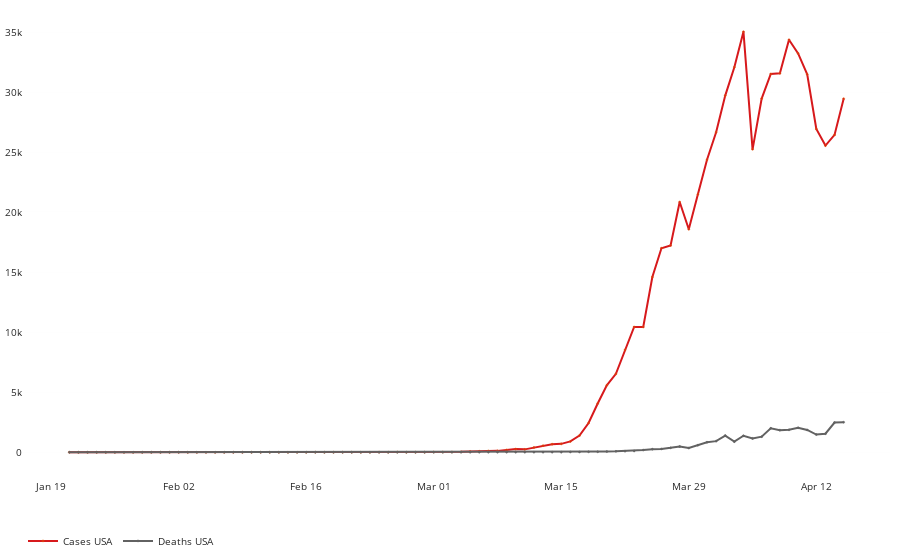

Write notebook code for a chart like this one.
### Code cell
import plotly.graph_objects as go
fig_daily = go.Figure()

# Add traces
fig_daily.add_trace(go.Scatter(x=new.index, y=new.case_increase,
                    mode='lines+markers',
                               name='Cases USA',
                         marker=dict(size=2, color='#d7191c',
                                            line=dict(width=.5, color='#e36209')),
                                text=total.index,
                                hovertext=['New Cases<br>{:,d}<br>'.format(
                                    int(i)) for i in new.case_increase],
                                hovertemplate='<b>%{text}</b><br></br>' +
                                              '%{hovertext}' +
                                              '<extra></extra>'
                        
                        
                        
                        ))

fig_daily.add_trace(go.Scatter(x=new.index, y=new.death_increase,
                    mode='lines+markers',
                               name = 'Deaths USA',
                         marker=dict(size=2, color='#626262',
                                            line=dict(width=.5, color='#626262')),
                                text=total.index,
                                hovertext=['New Deaths<br>{:,d}<br>'.format(
                                    int(i)) for i in new.death_increase],
                                hovertemplate='<b>%{text}</b><br></br>' +
                                              '%{hovertext}' +
                                              '<extra></extra>'
                              ))
fig_daily.update_layout(
    margin=go.layout.Margin(
        l=10,
        r=10,
        b=10,
        t=5,
        pad=0
    ),
    yaxis=dict(
        showline=False, linecolor='#272e3e',
        zeroline=False,
        # showgrid=False,
        gridcolor='rgba(203, 210, 211,.3)',
        gridwidth=.1,
        #tickmode='array',
        # Set tick range based on the maximum number
        #tickvals=tickList,
        # Set tick label accordingly
        #ticktext=["{:.0f}k".format(i/1000) for i in tickList]
    ),
#    yaxis_title="Total Confirmed Case Number",
    xaxis=dict(
        showline=False, linecolor='#272e3e',
        showgrid=False,
        gridcolor='rgba(203, 210, 211,.3)',
        gridwidth=.1,
        zeroline=False
    ),
    xaxis_tickformat='%b %d',
#     hovermode='x',
    legend_orientation="h",
    # legend=dict(x=.02, y=.95, bgcolor="rgba(0,0,0,0)",),
    plot_bgcolor='#ffffff',
    paper_bgcolor='#ffffff',
    font=dict(color='#292929', size=10)
)


fig_daily.show()

### Figure 1 — Plotly figure (JSON) as saved in the notebook; plotly's stock layout.template omitted (floating-point values rounded to 4 significant figures)
{"data": [{"hovertemplate": "<b>%{text}</b><br></br>%{hovertext}<extra></extra>", "hovertext": ["New Cases<br>0<br>", "New Cases<br>0<br>", "New Cases<br>0<br>", "New Cases<br>1<br>", "New Cases<br>1<br>", "New Cases<br>2<br>", "New Cases<br>0<br>", "New Cases<br>0<br>", "New Cases<br>0<br>", "New Cases<br>1<br>", "New Cases<br>1<br>", "New Cases<br>1<br>", "New Cases<br>3<br>", "New Cases<br>0<br>", "New Cases<br>0<br>", "New Cases<br>1<br>", "New Cases<br>0<br>", "New Cases<br>0<br>", "New Cases<br>0<br>", "New Cases<br>0<br>", "New Cases<br>1<br>", "New Cases<br>0<br>", "New Cases<br>1<br>", "New Cases<br>1<br>", "New Cases<br>0<br>", "New Cases<br>0<br>", "New Cases<br>0<br>", "New Cases<br>10<br>", "New Cases<br>0<br>", "New Cases<br>0<br>", "New Cases<br>2<br>", "New Cases<br>3<br>", "New Cases<br>0<br>", "New Cases<br>0<br>", "New Cases<br>13<br>", "New Cases<br>2<br>", "New Cases<br>15<br>", "New Cases<br>0<br>", "New Cases<br>5<br>", "New Cases<br>5<br>", "New Cases<br>18<br>", "New Cases<br>16<br>", "New Cases<br>21<br>", "New Cases<br>36<br>", "New Cases<br>67<br>", "New Cases<br>83<br>", "New Cases<br>117<br>", "New Cases<br>119<br>", "New Cases<br>201<br>", "New Cases<br>270<br>", "New Cases<br>245<br>", "New Cases<br>405<br>", "New Cases<br>556<br>", "New Cases<br>674<br>", "New Cases<br>702<br>", "New Cases<br>907<br>", "New Cases<br>1,398<br>", "New Cases<br>2,440<br>", "New Cases<br>4,068<br>", "New Cases<br>5,583<br>", "New Cases<br>6,536<br>", "New Cases<br>8,529<br>", "New Cases<br>10,438<br>", "New Cases<br>10,439<br>", "New Cases<br>14,599<br>", "New Cases<br>16,996<br>", "New Cases<br>17,233<br>", "New Cases<br>20,853<br>", "New Cases<br>18,575<br>", "New Cases<br>21,489<br>", "New Cases<br>24,366<br>", "New Cases<br>26,662<br>", "New Cases<br>29,712<br>", "New Cases<br>32,078<br>", "New Cases<br>35,035<br>", "New Cases<br>25,238<br>", "New Cases<br>29,464<br>", "New Cases<br>31,516<br>", "New Cases<br>31,565<br>", "New Cases<br>34,365<br>", "New Cases<br>33,228<br>", "New Cases<br>31,483<br>", "New Cases<br>26,930<br>", "New Cases<br>25,553<br>", "New Cases<br>26,440<br>", "New Cases<br>29,458<br>"], "marker": {"color": "#d7191c", "line": {"color": "#e36209", "width": 0.5}, "size": 2}, "mode": "lines+markers", "name": "Cases USA", "text": ["2020-01-21", "2020-01-22", "2020-01-23", "2020-01-24", "2020-01-25", "2020-01-26", "2020-01-27", "2020-01-28", "2020-01-29", "2020-01-30", "2020-01-31", "2020-02-01", "2020-02-02", "2020-02-03", "2020-02-04", "2020-02-05", "2020-02-06", "2020-02-07", "2020-02-08", "2020-02-09", "2020-02-10", "2020-02-11", "2020-02-12", "2020-02-13", "2020-02-14", "2020-02-15", "2020-02-16", "2020-02-17", "2020-02-18", "2020-02-19", "2020-02-20", "2020-02-21", "2020-02-22", "2020-02-23", "2020-02-24", "2020-02-25", "2020-02-26", "2020-02-27", "2020-02-28", "2020-02-29", "2020-03-01", "2020-03-02", "2020-03-03", "2020-03-04", "2020-03-05", "2020-03-06", "2020-03-07", "2020-03-08", "2020-03-09", "2020-03-10", "2020-03-11", "2020-03-12", "2020-03-13", "2020-03-14", "2020-03-15", "2020-03-16", "2020-03-17", "2020-03-18", "2020-03-19", "2020-03-20", "2020-03-21", "2020-03-22", "2020-03-23", "2020-03-24", "2020-03-25", "2020-03-26", "2020-03-27", "2020-03-28", "2020-03-29", "2020-03-30", "2020-03-31", "2020-04-01", "2020-04-02", "2020-04-03", "2020-04-04", "2020-04-05", "2020-04-06", "2020-04-07", "2020-04-08", "2020-04-09", "2020-04-10", "2020-04-11", "2020-04-12", "2020-04-13", "2020-04-14", "2020-04-15"], "type": "scatter", "x": ["2020-01-21", "2020-01-22", "2020-01-23", "2020-01-24", "2020-01-25", "2020-01-26", "2020-01-27", "2020-01-28", "2020-01-29", "2020-01-30", "2020-01-31", "2020-02-01", "2020-02-02", "2020-02-03", "2020-02-04", "2020-02-05", "2020-02-06", "2020-02-07", "2020-02-08", "2020-02-09", "2020-02-10", "2020-02-11", "2020-02-12", "2020-02-13", "2020-02-14", "2020-02-15", "2020-02-16", "2020-02-17", "2020-02-18", "2020-02-19", "2020-02-20", "2020-02-21", "2020-02-22", "2020-02-23", "2020-02-24", "2020-02-25", "2020-02-26", "2020-02-27", "2020-02-28", "2020-02-29", "2020-03-01", "2020-03-02", "2020-03-03", "2020-03-04", "2020-03-05", "2020-03-06", "2020-03-07", "2020-03-08", "2020-03-09", "2020-03-10", "2020-03-11", "2020-03-12", "2020-03-13", "2020-03-14", "2020-03-15", "2020-03-16", "2020-03-17", "2020-03-18", "2020-03-19", "2020-03-20", "2020-03-21", "2020-03-22", "2020-03-23", "2020-03-24", "2020-03-25", "2020-03-26", "2020-03-27", "2020-03-28", "2020-03-29", "2020-03-30", "2020-03-31", "2020-04-01", "2020-04-02", "2020-04-03", "2020-04-04", "2020-04-05", "2020-04-06", "2020-04-07", "2020-04-08", "2020-04-09", "2020-04-10", "2020-04-11", "2020-04-12", "2020-04-13", "2020-04-14", "2020-04-15"], "y": [0, 0, 0, 1, 1, 2, 0, 0, 0, 1, 1, 1, 3, 0, 0, 1, 0, 0, 0, 0, 1, 0, 1, 1, 0, 0, 0, 10, 0, 0, 2, 3, 0, 0, 13, 2, 15, 0, 5, 5, 18, 16, 21, 36, 67, 83, 117, 119, 201, 270, 245, 405, 556, 674, 702, 907, 1398, 2440, 4068, 5583, 6536, 8529, 10438, 10439, 14599, 16996, 17233, 20853, 18575, 21489, 24366, 26662, 29712, 32078, 35035, 25238, 29464, 31516, 31565, 34365, 33228, 31483, 26930, 25553, 26440, 29458]}, {"hovertemplate": "<b>%{text}</b><br></br>%{hovertext}<extra></extra>", "hovertext": ["New Deaths<br>0<br>", "New Deaths<br>0<br>", "New Deaths<br>0<br>", "New Deaths<br>0<br>", "New Deaths<br>0<br>", "New Deaths<br>0<br>", "New Deaths<br>0<br>", "New Deaths<br>0<br>", "New Deaths<br>0<br>", "New Deaths<br>0<br>", "New Deaths<br>0<br>", "New Deaths<br>0<br>", "New Deaths<br>0<br>", "New Deaths<br>0<br>", "New Deaths<br>0<br>", "New Deaths<br>0<br>", "New Deaths<br>0<br>", "New Deaths<br>0<br>", "New Deaths<br>0<br>", "New Deaths<br>0<br>", "New Deaths<br>0<br>", "New Deaths<br>0<br>", "New Deaths<br>0<br>", "New Deaths<br>0<br>", "New Deaths<br>0<br>", "New Deaths<br>0<br>", "New Deaths<br>0<br>", "New Deaths<br>0<br>", "New Deaths<br>0<br>", "New Deaths<br>0<br>", "New Deaths<br>0<br>", "New Deaths<br>0<br>", "New Deaths<br>0<br>", "New Deaths<br>0<br>", "New Deaths<br>0<br>", "New Deaths<br>0<br>", "New Deaths<br>0<br>", "New Deaths<br>0<br>", "New Deaths<br>0<br>", "New Deaths<br>1<br>", "New Deaths<br>2<br>", "New Deaths<br>3<br>", "New Deaths<br>4<br>", "New Deaths<br>2<br>", "New Deaths<br>0<br>", "New Deaths<br>3<br>", "New Deaths<br>4<br>", "New Deaths<br>3<br>", "New Deaths<br>4<br>", "New Deaths<br>5<br>", "New Deaths<br>6<br>", "New Deaths<br>6<br>", "New Deaths<br>7<br>", "New Deaths<br>10<br>", "New Deaths<br>8<br>", "New Deaths<br>23<br>", "New Deaths<br>25<br>", "New Deaths<br>41<br>", "New Deaths<br>46<br>", "New Deaths<br>62<br>", "New Deaths<br>78<br>", "New Deaths<br>93<br>", "New Deaths<br>110<br>", "New Deaths<br>185<br>", "New Deaths<br>259<br>", "New Deaths<br>285<br>", "New Deaths<br>374<br>", "New Deaths<br>485<br>", "New Deaths<br>352<br>", "New Deaths<br>587<br>", "New Deaths<br>838<br>", "New Deaths<br>930<br>", "New Deaths<br>1,391<br>", "New Deaths<br>889<br>", "New Deaths<br>1,378<br>", "New Deaths<br>1,156<br>", "New Deaths<br>1,304<br>", "New Deaths<br>1,997<br>", "New Deaths<br>1,847<br>", "New Deaths<br>1,871<br>", "New Deaths<br>2,038<br>", "New Deaths<br>1,863<br>", "New Deaths<br>1,481<br>", "New Deaths<br>1,551<br>", "New Deaths<br>2,474<br>", "New Deaths<br>2,502<br>"], "marker": {"color": "#626262", "line": {"color": "#626262", "width": 0.5}, "size": 2}, "mode": "lines+markers", "name": "Deaths USA", "text": ["2020-01-21", "2020-01-22", "2020-01-23", "2020-01-24", "2020-01-25", "2020-01-26", "2020-01-27", "2020-01-28", "2020-01-29", "2020-01-30", "2020-01-31", "2020-02-01", "2020-02-02", "2020-02-03", "2020-02-04", "2020-02-05", "2020-02-06", "2020-02-07", "2020-02-08", "2020-02-09", "2020-02-10", "2020-02-11", "2020-02-12", "2020-02-13", "2020-02-14", "2020-02-15", "2020-02-16", "2020-02-17", "2020-02-18", "2020-02-19", "2020-02-20", "2020-02-21", "2020-02-22", "2020-02-23", "2020-02-24", "2020-02-25", "2020-02-26", "2020-02-27", "2020-02-28", "2020-02-29", "2020-03-01", "2020-03-02", "2020-03-03", "2020-03-04", "2020-03-05", "2020-03-06", "2020-03-07", "2020-03-08", "2020-03-09", "2020-03-10", "2020-03-11", "2020-03-12", "2020-03-13", "2020-03-14", "2020-03-15", "2020-03-16", "2020-03-17", "2020-03-18", "2020-03-19", "2020-03-20", "2020-03-21", "2020-03-22", "2020-03-23", "2020-03-24", "2020-03-25", "2020-03-26", "2020-03-27", "2020-03-28", "2020-03-29", "2020-03-30", "2020-03-31", "2020-04-01", "2020-04-02", "2020-04-03", "2020-04-04", "2020-04-05", "2020-04-06", "2020-04-07", "2020-04-08", "2020-04-09", "2020-04-10", "2020-04-11", "2020-04-12", "2020-04-13", "2020-04-14", "2020-04-15"], "type": "scatter", "x": ["2020-01-21", "2020-01-22", "2020-01-23", "2020-01-24", "2020-01-25", "2020-01-26", "2020-01-27", "2020-01-28", "2020-01-29", "2020-01-30", "2020-01-31", "2020-02-01", "2020-02-02", "2020-02-03", "2020-02-04", "2020-02-05", "2020-02-06", "2020-02-07", "2020-02-08", "2020-02-09", "2020-02-10", "2020-02-11", "2020-02-12", "2020-02-13", "2020-02-14", "2020-02-15", "2020-02-16", "2020-02-17", "2020-02-18", "2020-02-19", "2020-02-20", "2020-02-21", "2020-02-22", "2020-02-23", "2020-02-24", "2020-02-25", "2020-02-26", "2020-02-27", "2020-02-28", "2020-02-29", "2020-03-01", "2020-03-02", "2020-03-03", "2020-03-04", "2020-03-05", "2020-03-06", "2020-03-07", "2020-03-08", "2020-03-09", "2020-03-10", "2020-03-11", "2020-03-12", "2020-03-13", "2020-03-14", "2020-03-15", "2020-03-16", "2020-03-17", "2020-03-18", "2020-03-19", "2020-03-20", "2020-03-21", "2020-03-22", "2020-03-23", "2020-03-24", "2020-03-25", "2020-03-26", "2020-03-27", "2020-03-28", "2020-03-29", "2020-03-30", "2020-03-31", "2020-04-01", "2020-04-02", "2020-04-03", "2020-04-04", "2020-04-05", "2020-04-06", "2020-04-07", "2020-04-08", "2020-04-09", "2020-04-10", "2020-04-11", "2020-04-12", "2020-04-13", "2020-04-14", "2020-04-15"], "y": [0, 0, 0, 0, 0, 0, 0, 0, 0, 0, 0, 0, 0, 0, 0, 0, 0, 0, 0, 0, 0, 0, 0, 0, 0, 0, 0, 0, 0, 0, 0, 0, 0, 0, 0, 0, 0, 0, 0, 1, 2, 3, 4, 2, 0, 3, 4, 3, 4, 5, 6, 6, 7, 10, 8, 23, 25, 41, 46, 62, 78, 93, 110, 185, 259, 285, 374, 485, 352, 587, 838, 930, 1391, 889, 1378, 1156, 1304, 1997, 1847, 1871, 2038, 1863, 1481, 1551, 2474, 2502]}], "layout": {"font": {"color": "#292929", "size": 10}, "legend": {"orientation": "h"}, "margin": {"b": 10, "l": 10, "pad": 0, "r": 10, "t": 5}, "paper_bgcolor": "#ffffff", "plot_bgcolor": "#ffffff", "xaxis": {"gridcolor": "rgba(203, 210, 211,.3)", "gridwidth": 0.1, "linecolor": "#272e3e", "showgrid": false, "showline": false, "tickformat": "%b %d", "zeroline": false}, "yaxis": {"gridcolor": "rgba(203, 210, 211,.3)", "gridwidth": 0.1, "linecolor": "#272e3e", "showline": false, "zeroline": false}}}
